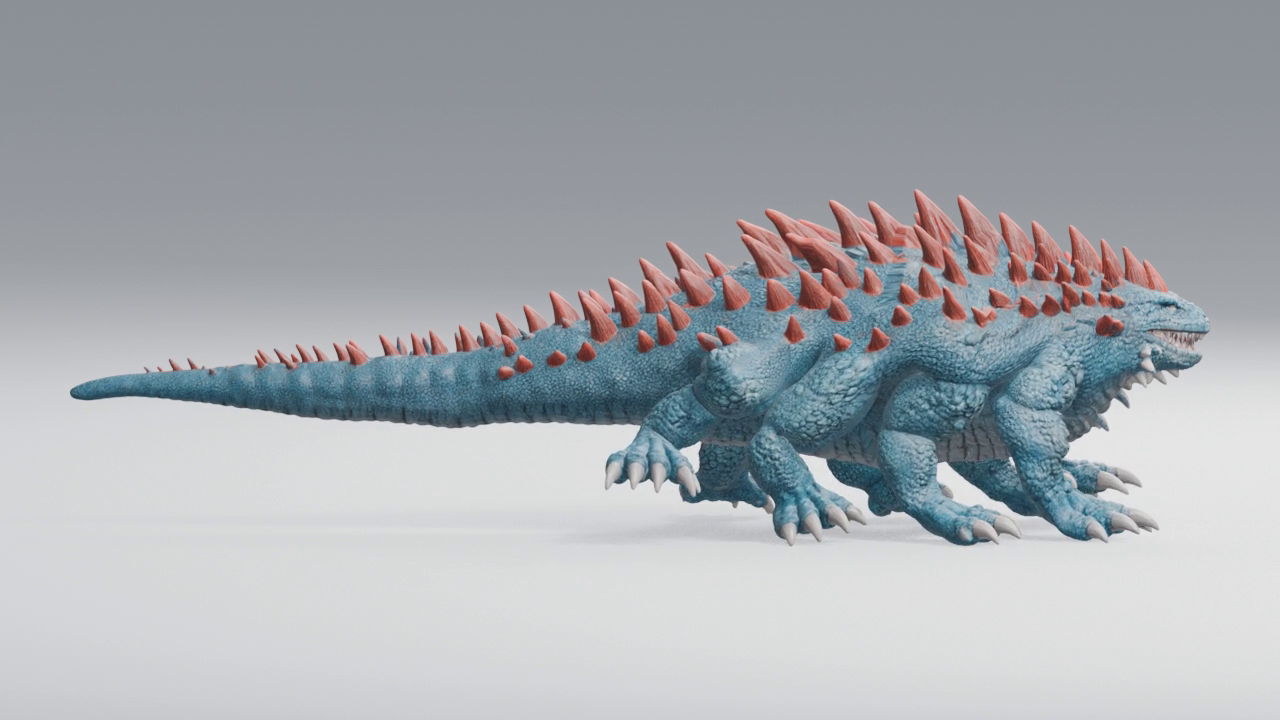
#> input picture frame 12 of baselines/balisk-good-walk-2026-11-12/balisk_eight_leg_review_5sec.mp4, 1280 x 720 px, given in place of walk_5sec.mp4, which was not available
$ python side_by_side_history_video.py
#> lines starting #> are read from the running program, lines starting #| are printed output that depends on the picture
import cv2
from pathlib import Path

old = Path(r'C:\Users\rober\CreatureMotionAI\data\generated\balisk_camera_baseline_walk_01\walk_5sec.mp4')
new = Path(r'C:\Users\rober\CreatureMotionAI\data\generated\e2e_balisk_test\builder\encode\walk_5sec.mp4')
out = Path(r'C:\Users\rober\CreatureMotionAI\data\generated\bending_history_side_by_side.mp4')
a, b = cv2.VideoCapture(str(old)), cv2.VideoCapture(str(new))
fps = a.get(cv2.CAP_PROP_FPS) or 24
wa,ha = int(a.get(cv2.CAP_PROP_FRAME_WIDTH)), int(a.get(cv2.CAP_PROP_FRAME_HEIGHT))
wb,hb = int(b.get(cv2.CAP_PROP_FRAME_WIDTH)), int(b.get(cv2.CAP_PROP_FRAME_HEIGHT))
w,h=640,360
writer=cv2.VideoWriter(str(out),cv2.VideoWriter_fourcc(*'mp4v'),fps,(w*2,h))
while True:
    oka,ia=a.read(); okb,ib=b.read()
#> further down, ia is the input picture: shape (720, 1280, 3); mean B, G, R 176, 171.4, 167.5
    if not oka or not okb: break
    ia=cv2.resize(ia,(w,h)); ib=cv2.resize(ib,(w,h))
    cv2.rectangle(ia,(0,0),(w,36),(0,0,0),-1); cv2.rectangle(ib,(0,0),(w,36),(0,0,0),-1)
    cv2.putText(ia,'EARLIER BASELINE',(12,25),cv2.FONT_HERSHEY_SIMPLEX,.65,(0,255,255),2,cv2.LINE_AA)
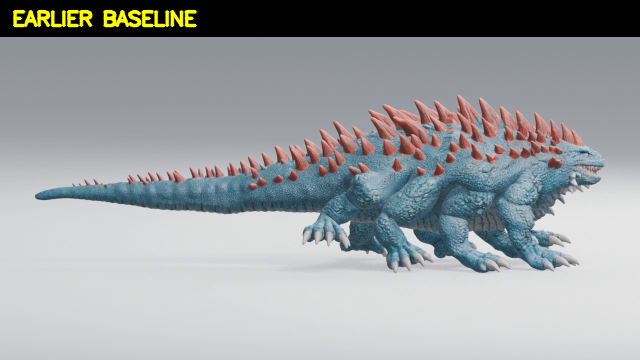
#> ia: shape (360, 640, 3); mean B, G, R 160.5, 158.6, 155.1
    cv2.putText(ib,'CURRENT E2E',(12,25),cv2.FONT_HERSHEY_SIMPLEX,.65,(0,255,255),2,cv2.LINE_AA)
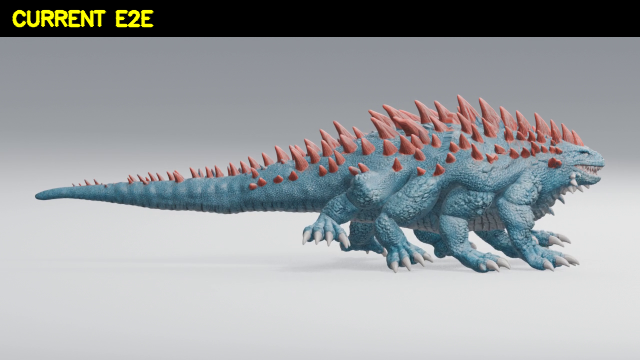
#> ib: shape (360, 640, 3); mean B, G, R 160.5, 158, 154.6
    writer.write(cv2.hconcat([ia,ib]))
a.release();b.release();writer.release();print(out)

$ run again, starting later in the video
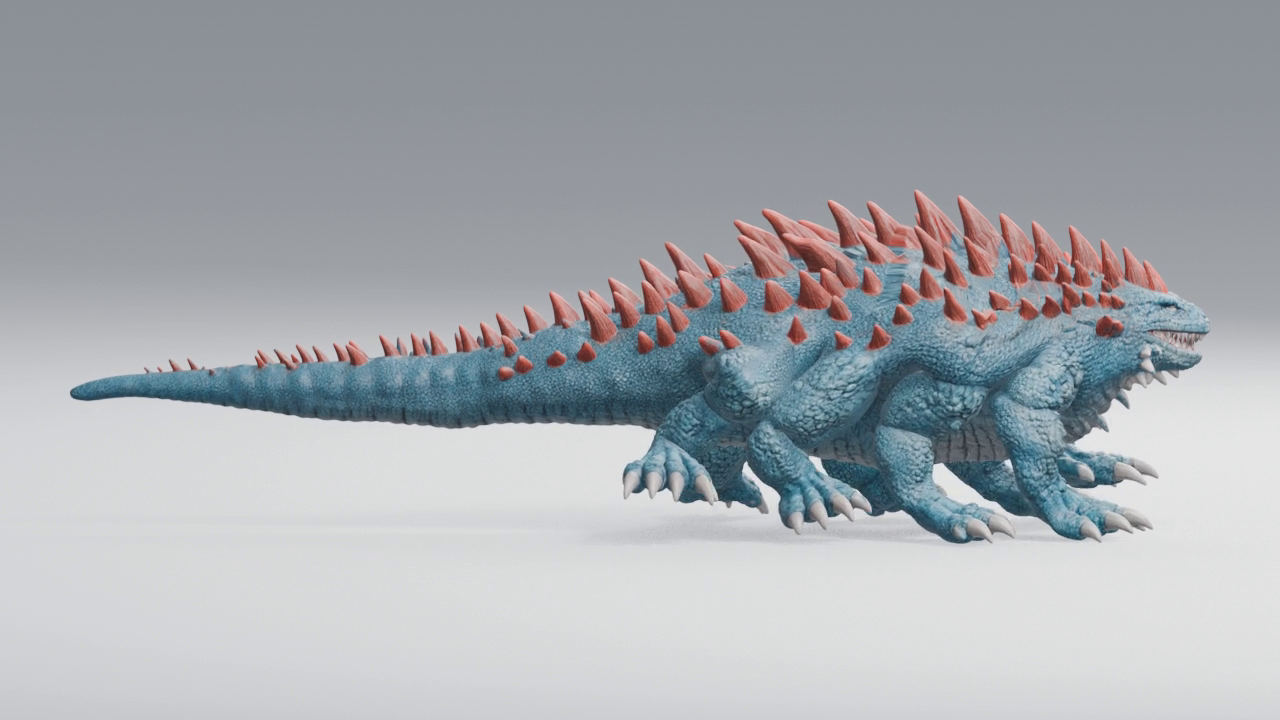
#> input picture frame 54 of baselines/balisk-good-walk-2026-11-12/balisk_eight_leg_review_5sec.mp4, 1280 x 720 px, given in place of walk_5sec.mp4, which was not available
#> ia is the input picture: shape (720, 1280, 3); mean B, G, R 175.9, 171.3, 167.5
#> `cv2.putText(ia,'EARLIER BASELINE',(12,25),cv2.FONT_HERSHEY_SIMPLEX,.65..`:
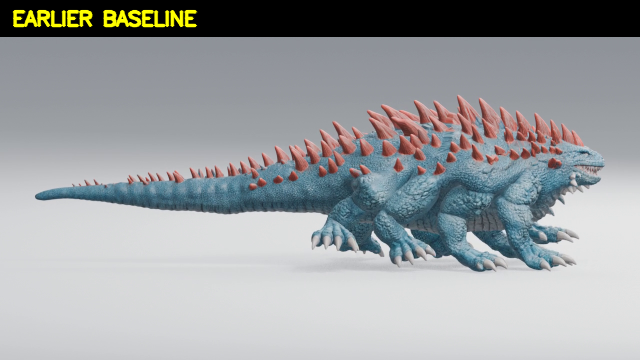
#> ia: shape (360, 640, 3); mean B, G, R 160.5, 158.5, 155.1
#> `cv2.putText(ib,'CURRENT E2E',(12,25),cv2.FONT_HERSHEY_SIMPLEX,.65,(0,2..`:
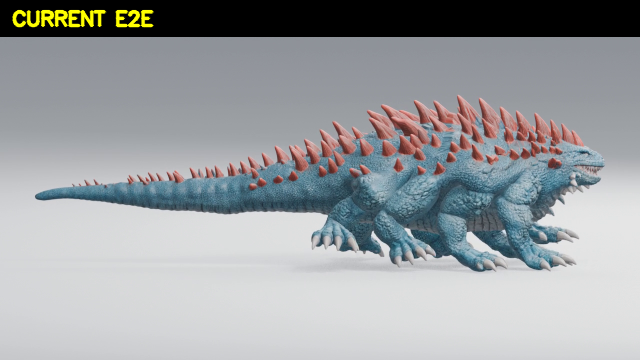
#> ib: shape (360, 640, 3); mean B, G, R 160.5, 158, 154.6

$ run again, starting later in the video
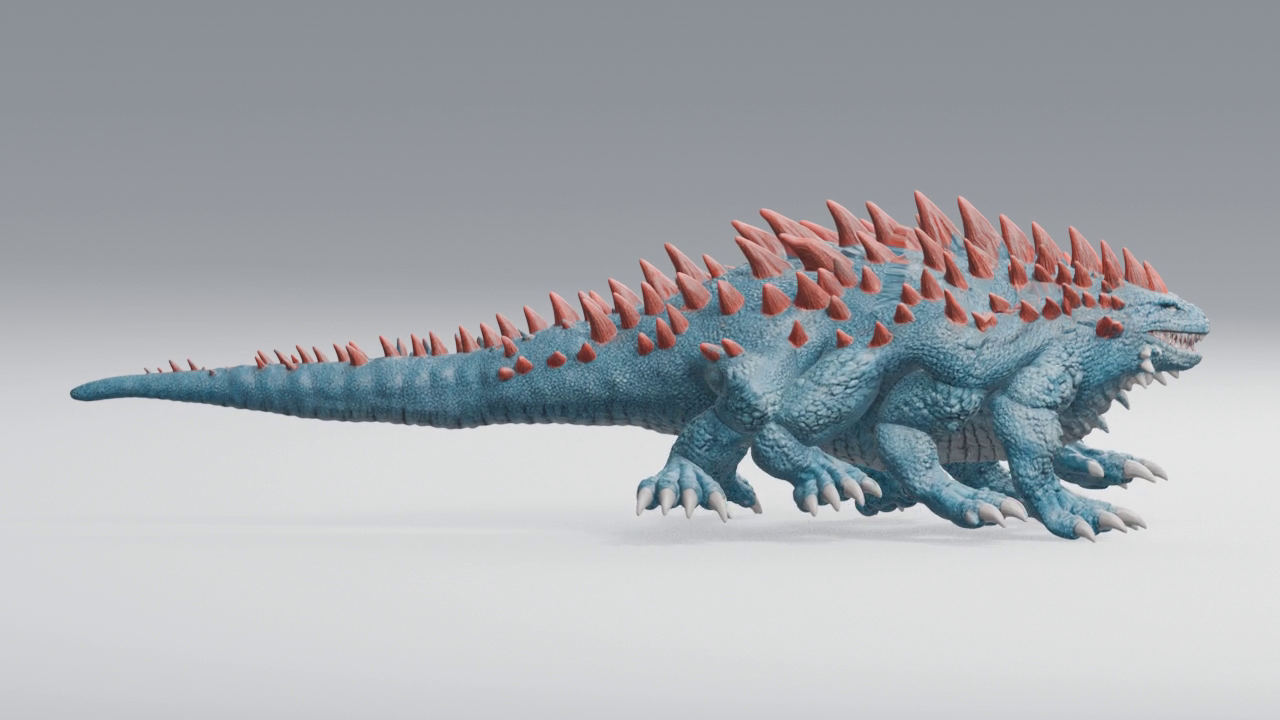
#> input picture frame 96 of baselines/balisk-good-walk-2026-11-12/balisk_eight_leg_review_5sec.mp4, 1280 x 720 px, given in place of walk_5sec.mp4, which was not available
#> ia is the input picture: shape (720, 1280, 3); mean B, G, R 176.2, 171.6, 167.9
#> `cv2.putText(ia,'EARLIER BASELINE',(12,25),cv2.FONT_HERSHEY_SIMPLEX,.65..`:
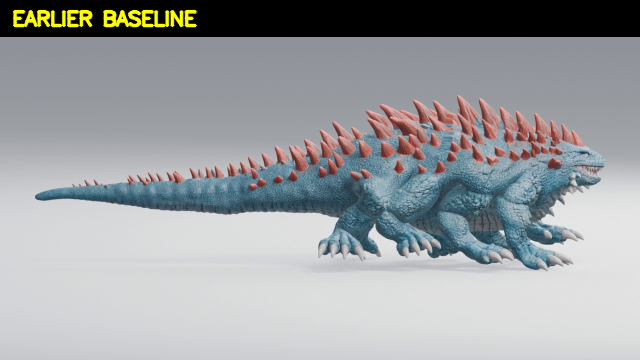
#> ia: shape (360, 640, 3); mean B, G, R 160.7, 158.8, 155.5
#> `cv2.putText(ib,'CURRENT E2E',(12,25),cv2.FONT_HERSHEY_SIMPLEX,.65,(0,2..`:
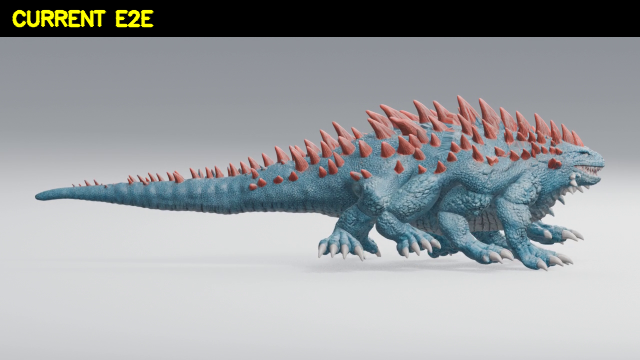
#> ib: shape (360, 640, 3); mean B, G, R 160.7, 158.3, 155
